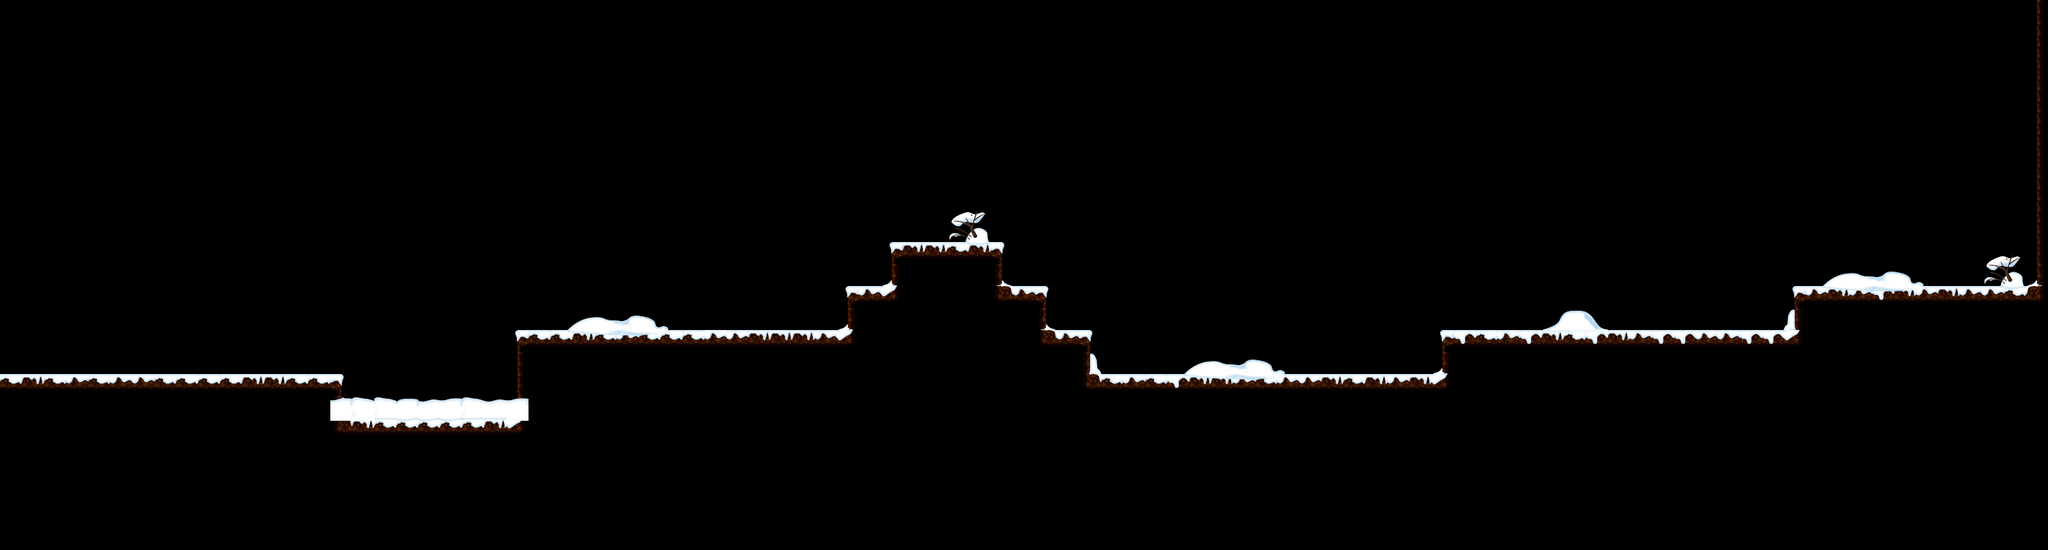

This game map was drawn from its Tiled (.tmx) file and the tilesets committed beside it. A one-line description and the trimmed map source follow:
An orthogonal 93x25 tile map with 32x32 px tiles, 2 tile layers (ground, forward), 2 tilesets and 11 objects (Ron, Snowdrift, camera, foxBox).

<map version="1.9" tiledversion="1.9.2" orientation="orthogonal" renderorder="right-down" width="93" height="25" tilewidth="32" tileheight="32" infinite="0" nextlayerid="7" nextobjectid="45">
 <tileset firstgid="1" source="../tilesets/Map_Snow.tsx" />
 <tileset firstgid="16" source="../tilesets/Map_Snow2.tsx" />
 <objectgroup id="2" name="refPoints">
  <object id="7" name="Ron" x="0.666667" y="552.667" width="492.333" height="118.667">
   <properties>
    <property name="BodyType" value="StaticBody" />
    <property name="Friction" type="float" value="1" />
    <property name="GravityScale" type="float" value="1" />
   </properties>
  </object>
  <object id="8" name="Snowdrift" x="493.333" y="613" width="259.333" height="57.3333">
   <properties>
    <property name="BodyType" value="StaticBody" />
    <property name="Friction" type="float" value="1" />
    <property name="GravityScale" type="float" value="1" />
   </properties>
  </object>
  <object id="9" x="753" y="492" width="830" height="179">
   <properties>
    <property name="BodyType" value="StaticBody" />
    <property name="Friction" type="float" value="1" />
    <property name="GravityScale" type="float" value="1" />
   </properties>
  </object>
  <object id="13" x="1583" y="551" width="512.333" height="121">
   <properties>
    <property name="BodyType" value="StaticBody" />
    <property name="Friction" type="float" value="1" />
    <property name="GravityScale" type="float" value="1" />
   </properties>
  </object>
  <object id="15" x="1233" y="427.667" width="286.326" height="64">
   <properties>
    <property name="BodyType" value="StaticBody" />
    <property name="Friction" type="float" value="1" />
    <property name="GravityScale" type="float" value="1" />
   </properties>
  </object>
  <object id="16" x="1296.67" y="362" width="158.333" height="64">
   <properties>
    <property name="BodyType" value="StaticBody" />
    <property name="Friction" type="float" value="1" />
    <property name="GravityScale" type="float" value="1" />
   </properties>
  </object>
  <object id="22" x="2097.18" y="493" width="878.818" height="61">
   <properties>
    <property name="BodyType" value="StaticBody" />
    <property name="Friction" type="float" value="1" />
    <property name="GravityScale" type="float" value="1" />
   </properties>
  </object>
  <object id="23" x="2607.84" y="430" width="369.166" height="61">
   <properties>
    <property name="BodyType" value="StaticBody" />
    <property name="Friction" type="float" value="1" />
    <property name="GravityScale" type="float" value="1" />
   </properties>
  </object>
  <object id="27" x="2959" y="0" width="18" height="431">
   <properties>
    <property name="BodyType" value="StaticBody" />
    <property name="Friction" type="float" value="1" />
    <property name="GravityScale" type="float" value="1" />
   </properties>
  </object>
 </objectgroup>
 <objectgroup id="4" name="cam1">
  <object id="14" name="camera" x="529" y="380">
   <point />
  </object>
  <object id="20" name="foxBox" x="65" y="394" width="100" height="82">
   <properties>
    <property name="BodyType" value="DynamicBody" />
    <property name="Friction" type="float" value="0.9" />
    <property name="GravityScale" type="float" value="1" />
   </properties>
  </object>
 </objectgroup>
 <layer id="3" name="ground" width="93" height="25">
  <data>[2325 cells, 537 non-empty, 12 distinct tile ids]</data>
 </layer>
 <layer id="5" name="forward" width="93" height="25">
  <data>[2325 cells, 79 non-empty, 35 distinct tile ids]</data>
 </layer>
</map>